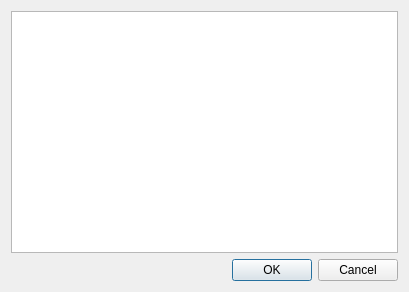
<?xml version="1.0" encoding="UTF-8"?>
<ui version="4.0">
 <class>BaseDialog</class>
 <widget class="QDialog" name="BaseDialog">
  <property name="geometry">
   <rect>
    <x>0</x>
    <y>0</y>
    <width>409</width>
    <height>292</height>
   </rect>
  </property>
  <property name="windowTitle">
   <string>Dialog</string>
  </property>
  <layout class="QVBoxLayout" name="verticalLayout">
   <item>
    <widget class="QListView" name="listView">
     <property name="editTriggers">
      <set>QAbstractItemView::NoEditTriggers</set>
     </property>
    </widget>
   </item>
   <item>
    <widget class="QDialogButtonBox" name="buttonBox">
     <property name="orientation">
      <enum>Qt::Horizontal</enum>
     </property>
     <property name="standardButtons">
      <set>QDialogButtonBox::Cancel|QDialogButtonBox::Ok</set>
     </property>
    </widget>
   </item>
  </layout>
 </widget>
 <resources/>
 <connections>
  <connection>
   <sender>buttonBox</sender>
   <signal>accepted()</signal>
   <receiver>BaseDialog</receiver>
   <slot>accept()</slot>
   <hints>
    <hint type="sourcelabel">
     <x>227</x>
     <y>271</y>
    </hint>
    <hint type="destinationlabel">
     <x>157</x>
     <y>274</y>
    </hint>
   </hints>
  </connection>
  <connection>
   <sender>buttonBox</sender>
   <signal>rejected()</signal>
   <receiver>BaseDialog</receiver>
   <slot>reject()</slot>
   <hints>
    <hint type="sourcelabel">
     <x>316</x>
     <y>260</y>
    </hint>
    <hint type="destinationlabel">
     <x>286</x>
     <y>274</y>
    </hint>
   </hints>
  </connection>
  <connection>
   <sender>listView</sender>
   <signal>doubleClicked(QModelIndex)</signal>
   <receiver>BaseDialog</receiver>
   <slot>accept()</slot>
   <hints>
    <hint type="sourcelabel">
     <x>173</x>
     <y>83</y>
    </hint>
    <hint type="destinationlabel">
     <x>3</x>
     <y>268</y>
    </hint>
   </hints>
  </connection>
 </connections>
</ui>
